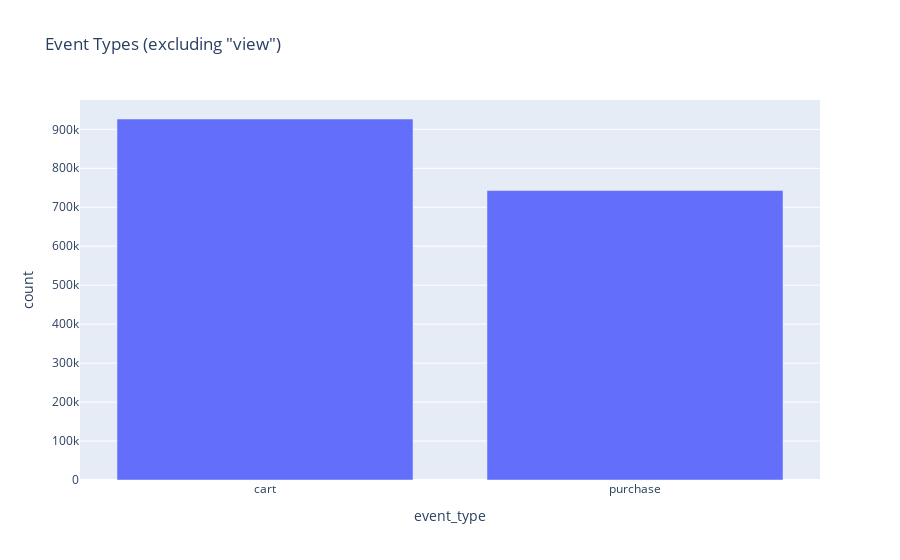

The cell this chart's notebook holds for it:
### Markdown cell above
## Univariate Analysis

### Code cell
event_type_counts = df.groupby("event_type").count().orderBy("count", ascending=False)

# Convert Spark DataFrame to Pandas DataFrame, excluding "view" event type
df_event_types = event_type_counts.filter(event_type_counts.event_type != "view").toPandas()

# Create the bar plot using Plotly Express
fig = px.bar(df_event_types, x='event_type', y='count', 
             title='Event Types (excluding "view")')

# Show the plot
fig.show()

### Figure 1 — Plotly figure (JSON) as saved in the notebook; plotly's stock layout.template omitted (floating-point values rounded to 4 significant figures)
{"data": [{"alignmentgroup": "True", "hovertemplate": "event_type=%{x}<br>count=%{y}<extra></extra>", "legendgroup": "", "marker": {"color": "#636efa", "pattern": {"shape": ""}}, "name": "", "offsetgroup": "", "orientation": "v", "showlegend": false, "textposition": "auto", "type": "bar", "x": ["cart", "purchase"], "xaxis": "x", "y": [926516, 742849], "yaxis": "y"}], "layout": {"autosize": true, "barmode": "relative", "legend": {"tracegroupgap": 0}, "title": {"text": "Event Types (excluding \"view\")"}, "xaxis": {"anchor": "y", "autorange": true, "domain": [0, 1], "range": [-0.5, 1.5], "title": {"text": "event_type"}, "type": "category"}, "yaxis": {"anchor": "x", "autorange": true, "domain": [0, 1], "range": [0, 975280], "title": {"text": "count"}, "type": "linear"}}}
